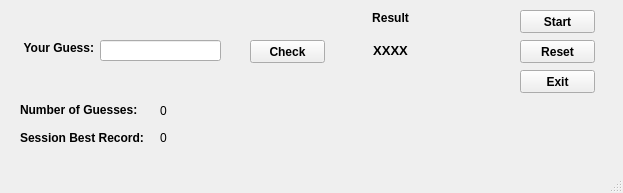
<?xml version="1.0" encoding="UTF-8"?>
<ui version="4.0">
 <class>MainWindow</class>
 <widget class="QMainWindow" name="MainWindow">
  <property name="geometry">
   <rect>
    <x>0</x>
    <y>0</y>
    <width>623</width>
    <height>193</height>
   </rect>
  </property>
  <property name="windowTitle">
   <string>Mastermind Game</string>
  </property>
  <widget class="QWidget" name="centralwidget">
   <widget class="QPushButton" name="start_button">
    <property name="geometry">
     <rect>
      <x>520</x>
      <y>10</y>
      <width>75</width>
      <height>23</height>
     </rect>
    </property>
    <property name="font">
     <font>
      <weight>75</weight>
      <bold>true</bold>
     </font>
    </property>
    <property name="text">
     <string>Start</string>
    </property>
   </widget>
   <widget class="QPushButton" name="reset_button">
    <property name="geometry">
     <rect>
      <x>520</x>
      <y>40</y>
      <width>75</width>
      <height>23</height>
     </rect>
    </property>
    <property name="font">
     <font>
      <weight>75</weight>
      <bold>true</bold>
     </font>
    </property>
    <property name="text">
     <string>Reset</string>
    </property>
   </widget>
   <widget class="QPushButton" name="exit_button">
    <property name="geometry">
     <rect>
      <x>520</x>
      <y>70</y>
      <width>75</width>
      <height>23</height>
     </rect>
    </property>
    <property name="font">
     <font>
      <weight>75</weight>
      <bold>true</bold>
     </font>
    </property>
    <property name="text">
     <string>Exit</string>
    </property>
   </widget>
   <widget class="QLabel" name="guess_label">
    <property name="geometry">
     <rect>
      <x>20</x>
      <y>40</y>
      <width>81</width>
      <height>16</height>
     </rect>
    </property>
    <property name="font">
     <font>
      <pointsize>9</pointsize>
      <weight>75</weight>
      <bold>true</bold>
     </font>
    </property>
    <property name="text">
     <string>Your Guess: </string>
    </property>
    <property name="alignment">
     <set>Qt::AlignCenter</set>
    </property>
   </widget>
   <widget class="QLineEdit" name="user_guess">
    <property name="geometry">
     <rect>
      <x>100</x>
      <y>40</y>
      <width>121</width>
      <height>21</height>
     </rect>
    </property>
   </widget>
   <widget class="QLabel" name="result_label">
    <property name="geometry">
     <rect>
      <x>340</x>
      <y>40</y>
      <width>101</width>
      <height>21</height>
     </rect>
    </property>
    <property name="font">
     <font>
      <pointsize>10</pointsize>
      <weight>75</weight>
      <bold>true</bold>
     </font>
    </property>
    <property name="text">
     <string>XXXX</string>
    </property>
    <property name="alignment">
     <set>Qt::AlignCenter</set>
    </property>
   </widget>
   <widget class="QLabel" name="label_2">
    <property name="geometry">
     <rect>
      <x>350</x>
      <y>10</y>
      <width>81</width>
      <height>16</height>
     </rect>
    </property>
    <property name="font">
     <font>
      <pointsize>9</pointsize>
      <weight>75</weight>
      <bold>true</bold>
     </font>
    </property>
    <property name="text">
     <string>Result</string>
    </property>
    <property name="alignment">
     <set>Qt::AlignCenter</set>
    </property>
   </widget>
   <widget class="QPushButton" name="check_button">
    <property name="geometry">
     <rect>
      <x>250</x>
      <y>40</y>
      <width>75</width>
      <height>23</height>
     </rect>
    </property>
    <property name="font">
     <font>
      <pointsize>9</pointsize>
      <weight>75</weight>
      <bold>true</bold>
     </font>
    </property>
    <property name="text">
     <string>Check</string>
    </property>
   </widget>
   <widget class="QLabel" name="warning_label">
    <property name="geometry">
     <rect>
      <x>20</x>
      <y>70</y>
      <width>311</width>
      <height>16</height>
     </rect>
    </property>
    <property name="text">
     <string>&lt;html&gt;&lt;head/&gt;&lt;body&gt;&lt;p&gt;&lt;br/&gt;&lt;/p&gt;&lt;/body&gt;&lt;/html&gt;</string>
    </property>
    <property name="textFormat">
     <enum>Qt::RichText</enum>
    </property>
   </widget>
   <widget class="QLabel" name="label">
    <property name="geometry">
     <rect>
      <x>20</x>
      <y>100</y>
      <width>131</width>
      <height>20</height>
     </rect>
    </property>
    <property name="font">
     <font>
      <pointsize>9</pointsize>
      <weight>75</weight>
      <bold>true</bold>
     </font>
    </property>
    <property name="text">
     <string>Number of Guesses:</string>
    </property>
   </widget>
   <widget class="QLabel" name="guess_number">
    <property name="geometry">
     <rect>
      <x>140</x>
      <y>100</y>
      <width>47</width>
      <height>21</height>
     </rect>
    </property>
    <property name="font">
     <font>
      <pointsize>9</pointsize>
     </font>
    </property>
    <property name="text">
     <string>0</string>
    </property>
    <property name="alignment">
     <set>Qt::AlignCenter</set>
    </property>
   </widget>
   <widget class="QLabel" name="label_3">
    <property name="geometry">
     <rect>
      <x>20</x>
      <y>130</y>
      <width>161</width>
      <height>16</height>
     </rect>
    </property>
    <property name="font">
     <font>
      <pointsize>9</pointsize>
      <weight>75</weight>
      <bold>true</bold>
     </font>
    </property>
    <property name="text">
     <string>Session Best Record:</string>
    </property>
   </widget>
   <widget class="QLabel" name="record_label">
    <property name="geometry">
     <rect>
      <x>140</x>
      <y>130</y>
      <width>47</width>
      <height>16</height>
     </rect>
    </property>
    <property name="font">
     <font>
      <pointsize>9</pointsize>
     </font>
    </property>
    <property name="text">
     <string>0</string>
    </property>
    <property name="alignment">
     <set>Qt::AlignCenter</set>
    </property>
   </widget>
  </widget>
  <widget class="QMenuBar" name="menubar">
   <property name="geometry">
    <rect>
     <x>0</x>
     <y>0</y>
     <width>623</width>
     <height>21</height>
    </rect>
   </property>
  </widget>
  <widget class="QStatusBar" name="statusbar"/>
 </widget>
 <resources/>
 <connections/>
</ui>
